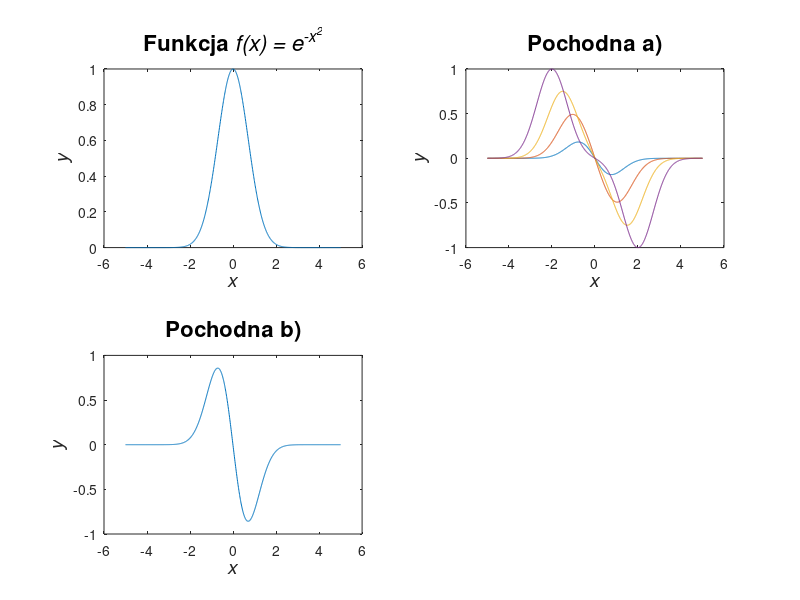
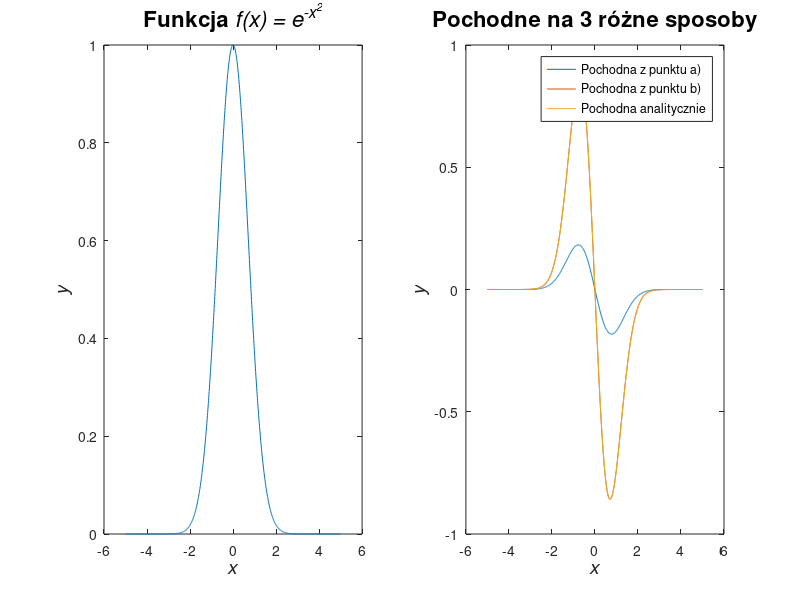

Recreate these plots in MATLAB, in order.
x = [-5:.01:5];
f_x = exp(-x.^2);
subplot(2,2,1)
plot(x,f_x)
xlabel('\it{x}','FontSize', 14)
ylabel('\it{y}','FontSize', 14)
title('Funkcja \it{f(x) = e^{-x^2}}','FontSize', 16)
subplot(2,2,2)
for h = 0.5:0.5:2
f_x2 = (exp(-(x+h).^2) - exp(-(x-h).^2))./2.*h
plot(x, f_x2)
hold on
end
xlabel('\it{x}','FontSize', 14)
ylabel('\it{y}','FontSize', 14)
title('Pochodna a)','FontSize', 16)
hold off
subplot(2,2,3)
f_x3 = diff(f_x)./diff(x)
f_x3(1001) = 0
plot(x, f_x3)
xlabel('\it{x}','FontSize', 14)
ylabel('\it{y}','FontSize', 14)
title('Pochodna b)','FontSize', 16)
figure
subplot(1,2,1)
plot(x,f_x)
xlabel('\it{x}','FontSize', 14)
ylabel('\it{y}','FontSize', 14)
title('Funkcja \it{f(x) = e^{-x^2}}','FontSize', 16)
subplot(1,2,2)
f_x2 = (exp(-(x+0.5).^2) - exp(-(x-0.5).^2))./2.*0.5
plot(x, f_x2)
hold on
plot(x, f_x3)
f_x4 = -2.*x.*f_x
plot(x,f_x4)
xlabel('\it{x}','FontSize', 14)
ylabel('\it{y}','FontSize', 14)
title('Pochodne na 3 różne sposoby','FontSize', 16)
legend('Pochodna z punktu a)','Pochodna z punktu b)','Pochodna analitycznie')



